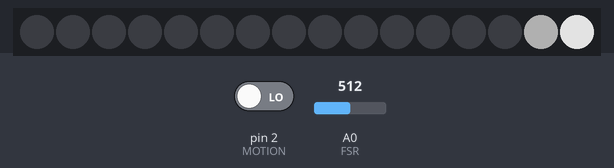
A sketch run on a simulated Arduino Uno, built with avr-gcc and run on an emulated ATmega328P. On the bench: 16 RGB LEDs in strip order, left to right. Inputs (shaded band) come from the test bench; at power-on: A0 (FSR) = 512, pin 2 (MOTION) LOW. Dim RGB values are drawn brighter than linear.

Above: at 3.2 s.
3.3 s: A0 (FSR) set to 157
13.5 s: A0 (FSR) set to 140
At 21.29 s:
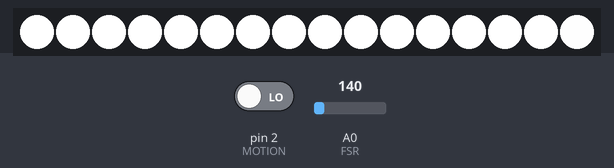
22.6 s: pin 2 (MOTION) driven HIGH
At 23.75 s:
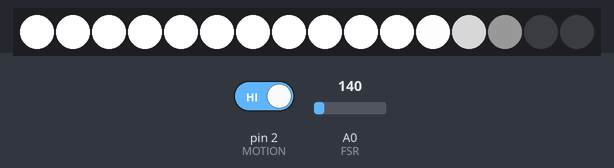
31.7 s: pin 2 (MOTION) driven LOW
At 41.85 s:
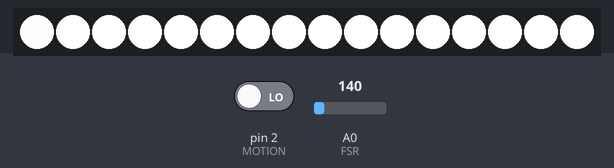
43.1 s: A0 (FSR) set to 160
At 44.3 s:
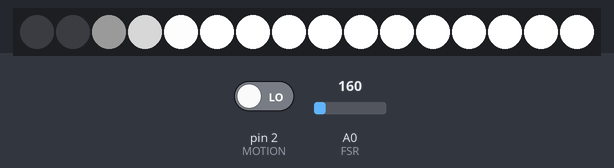
52.2 s: A0 (FSR) set to 122
At 65.0 s:
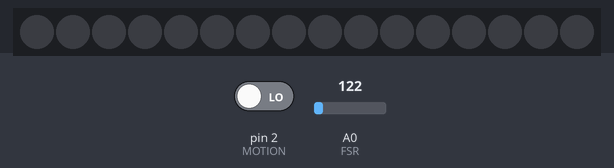

Measured:
- the behaviour switches between 150 and 149 on A0 (FSR) (found by bisection; images 0 and 1)

The sketch:

stair_lights.ino
```cpp
#include <Adafruit_NeoPixel.h>
#ifdef __AVR__
  #include <avr/power.h>
#endif

#define NEOPIXEL_PIN 7
#define FSR 0
#define MOTION 2
#define ON 1
#define OFF 0
#define UP 2
#define DOWN 3

// Stairs settings
#define UPDATE_DELAY 10 // (50 previously) wait between updates of whole loop
#define FADE_RATE 2
#define NUM_STAIRS 16
#define BRIGHTNESS 254
#define DURATION 10000  // 10 seconds
#define STAIR_DELAY 600 // .6 seconds between stairs
#define FSR_THRESHOLD 150 // TODO Needs calibration
#define DEBUG 0


Adafruit_NeoPixel strip = Adafruit_NeoPixel(NUM_STAIRS, NEOPIXEL_PIN, NEO_GRB + NEO_KHZ800);
// IMPORTANT: To reduce NeoPixel burnout risk, add 1000 uF capacitor across
// pixel power leads, add 300 - 500 Ohm resistor on first pixel's data input
// and minimize distance between Arduino and first pixel.  Avoid connecting
// on a live circuit...if you must, connect GND first.
//

void p(char *str)
{
  if (DEBUG)
    Serial.println(str);
}

class Step
{
    public:
      int index;
      int state;
      int brightness;
      int target_brightness;
      long duration;
      unsigned long prev_time;
      int fade;

    public:
    Step() {}

    public:
    Step(int idx, int fade_rate)
    {
        index = idx;		// Which step
        state = OFF;		// Current state
        brightness = 0;		// Current brightness
        target_brightness = 0;	// Fade toward this value brightness
        duration = 0;		// How long to be ON
        fade = fade_rate;		// Fade speed
    }

    void set(int on, int target, long dur)
    {
        state = on;
        target_brightness = target;
        duration = dur;
        prev_time = millis();
    }

    void update(unsigned long curr_time)
    {
        if (state == ON)
        {
            if (brightness < target_brightness)
            {
                brightness = brightness + fade;
                if (brightness > 255)
                {
                    brightness = 255;
                }
                strip.setPixelColor(index, brightness, brightness, brightness);
            }

            // set how much time is left
            duration = duration - (curr_time - prev_time);
            if (duration <= 0 || target_brightness <= 0)
            {
                state = OFF;
            }
        }
        if (state == OFF)
        {
            target_brightness = 0;
            if (brightness > target_brightness)
            {
                brightness = brightness - fade;
                if (brightness <= 0)
                {
                    brightness = 0;
                }
                strip.setPixelColor(index, brightness, brightness, brightness);
            }
        }
        prev_time = curr_time;
    }
};

class Stairs
{
    public:
      Step *steps[NUM_STAIRS];
      int state;
      int last_stair_idx;
      unsigned long last_stair_on_time;
      unsigned long last_print;
      unsigned long stair_delay;
      int brightness;
      long duration;

    public:
    Stairs(int bright, long dur, unsigned long strdelay)
    {
        int i = 0;

        // Variables for staggered stair steps
        state = OFF;
        last_stair_idx = -1;
        last_stair_on_time = 0;
        last_print = 0;
        stair_delay = strdelay;
        brightness = bright;
        duration = dur;


        // create stairs
        for (i = 0; i < NUM_STAIRS; i++) {
            steps[i] = new Step(i, FADE_RATE);
        }
    }

    void update()
    {
        int i = 0;
        unsigned long curr_time = millis();
        long since_last_update = curr_time - last_stair_on_time;

        // check for stairs turning on in progress
        if (since_last_update >= stair_delay || since_last_update < 0)
        {
            if (state == UP)
            {
                steps[last_stair_idx]->set(ON, brightness, duration);
                last_stair_on_time = curr_time;
                if (last_stair_idx == (NUM_STAIRS - 1))
                {
                    state = OFF; // reached the end
                    last_stair_idx = 0;
                }
                else
                {
                    last_stair_idx++;
                }
            }
            if (state == DOWN)
            {
                steps[last_stair_idx]->set(ON, brightness, duration);
                last_stair_on_time = curr_time;
                if (last_stair_idx == 0)
                {
                    state = OFF; // reached the end
                    last_stair_idx = 0;
                }
                else
                {
                    last_stair_idx--;
                }
            }
        }

        // update each step
        print_stairs(curr_time);
        for (i = 0; i < NUM_STAIRS; i++) {
            steps[i]->update(curr_time);
        }
    }

    void going_up()
    {
        // TODO - cool down period, motion sensor stays high for a few seconds
        state = UP;
        last_stair_idx = 0;
        last_stair_on_time = 0;
    }

    void going_down()
    {
        // TODO - another cooldown period
        state = DOWN;
        last_stair_idx = NUM_STAIRS-1;
        last_stair_on_time = 0;
    }

    void print_stairs(unsigned long curr_time)
    {
        if (DEBUG != 1) return;
        if (curr_time - last_print > 300 && DEBUG) {
            for (int i = 0; i < NUM_STAIRS; i++) {
                Serial.print(steps[i]->state);
                Serial.print("\t");
            }
            Serial.println("<- state");
            for (int i = 0; i < NUM_STAIRS; i++) {
                Serial.print(steps[i]->brightness);
                Serial.print("\t");
            }
            Serial.println("<- brightness");
            for (int i = 0; i < NUM_STAIRS; i++) {
                Serial.print(steps[i]->duration);
                Serial.print("\t");
            }
            Serial.println("<- duration");
            /*
            for (int i = 0; i < NUM_STAIRS; i++) {
                Serial.print(strip.getPixelColor(i));
                Serial.print("\t");
            }
            Serial.println("<- pixel color");
            */
            last_print = curr_time;
        }
    }
};

long last_fsr;
long last_motion;
Stairs stairs(BRIGHTNESS, DURATION, STAIR_DELAY);


void setup() {
    pinMode(MOTION, INPUT);
    strip.begin();
    strip.show(); // Initialize all pixels to 'off'

    // All on to test LEDs working
    uint32_t magenta = strip.Color(255, 100, 255);
    strip.fill(magenta, 0, NUM_STAIRS);
    strip.show();
    delay(2000);
    magenta = strip.Color(0, 0, 0);
    strip.fill(magenta, 0, NUM_STAIRS);
    strip.show();

    last_fsr = 0;
    last_motion = 0;
    if (DEBUG)
    {
        Serial.begin(9600);
    }
    p("in setup");
}


void loop() {
    // FSR is top of stairs
    // MOTION is bottom
    bool top;
    bool bottom;
    if (stairs.state == OFF)
    {
        top = fsr_detect();
        bottom = motion_detect();
        if (top)
        {
            p("detected top weight, going_down()");
            stairs.going_down();
        }
        else if (bottom)
        {
            p("detected bottom motion, going_up()");
            stairs.going_up();
        }
    }
    stairs.update();
    strip.show();
    delay(UPDATE_DELAY);
}

bool fsr_detect()
{
    // TODO - perhaps build moving window of values and take the current difference from the resting average
    //        this will work better if the resting stair pressure changes over time (house movement)
    uint16_t fsr = analogRead(FSR);
    if (fsr >= FSR_THRESHOLD)
    {
        return true;
    }
    return false;
}

bool motion_detect() {
    int motion = digitalRead(MOTION);
    if (motion == HIGH)
    {
        return true;
    }
    return false;
}
```
